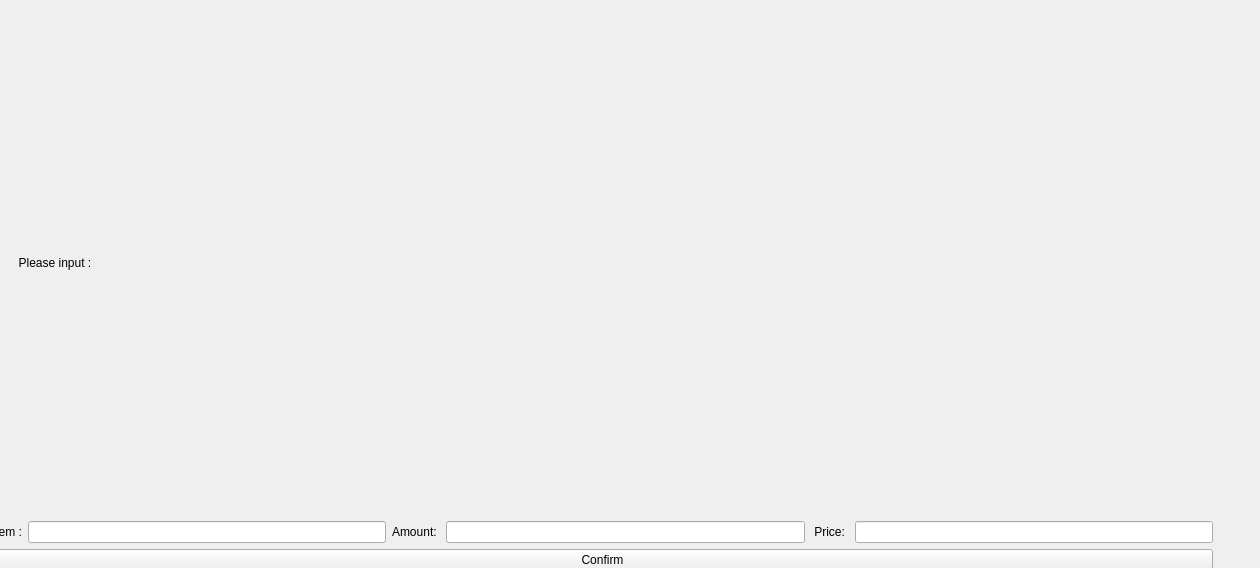
<?xml version="1.0" encoding="UTF-8"?>
<ui version="4.0">
 <class>add_parts</class>
 <widget class="QWidget" name="add_parts">
  <property name="geometry">
   <rect>
    <x>0</x>
    <y>0</y>
    <width>1260</width>
    <height>568</height>
   </rect>
  </property>
  <property name="windowTitle">
   <string>Form</string>
  </property>
  <widget class="QWidget" name="verticalLayoutWidget">
   <property name="geometry">
    <rect>
     <x>-8</x>
     <y>10</y>
     <width>1221</width>
     <height>561</height>
    </rect>
   </property>
   <layout class="QVBoxLayout" name="verticalLayout">
    <item>
     <layout class="QVBoxLayout" name="verticalLayout_3">
      <item>
       <widget class="QLabel" name="label_4">
        <property name="text">
         <string>        Please input :</string>
        </property>
       </widget>
      </item>
      <item>
       <layout class="QHBoxLayout" name="horizontalLayout">
        <item>
         <widget class="QLabel" name="label">
          <property name="text">
           <string>Item :</string>
          </property>
         </widget>
        </item>
        <item>
         <widget class="QLineEdit" name="nameline"/>
        </item>
        <item>
         <widget class="QLabel" name="label_2">
          <property name="text">
           <string>Amount: </string>
          </property>
         </widget>
        </item>
        <item>
         <widget class="QLineEdit" name="amountline"/>
        </item>
        <item>
         <widget class="QLabel" name="label_3">
          <property name="text">
           <string> Price: </string>
          </property>
         </widget>
        </item>
        <item>
         <widget class="QLineEdit" name="unitline"/>
        </item>
       </layout>
      </item>
     </layout>
    </item>
    <item>
     <widget class="QPushButton" name="confirmbtn">
      <property name="text">
       <string>Confirm</string>
      </property>
     </widget>
    </item>
   </layout>
  </widget>
 </widget>
 <resources/>
 <connections/>
</ui>
